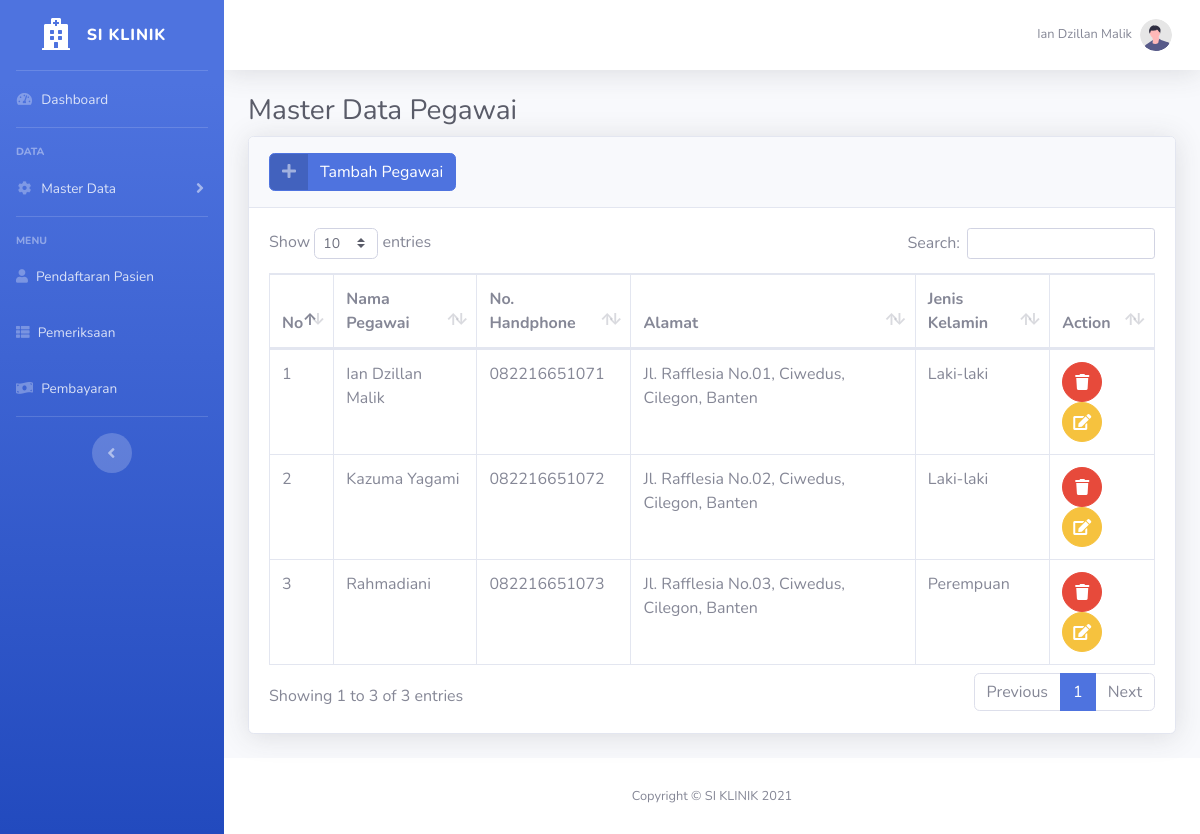
/pegawai/index.php (signed in), run on the app's committed database.
### tables this page shows
CREATE TABLE `user` (
  `id` int(11) NOT NULL,
  `id_pegawai` int(11) NOT NULL,
  `username` varchar(255) NOT NULL,
  `password` varchar(255) NOT NULL,
  `level` varchar(255) NOT NULL
);

CREATE TABLE `pegawai` (
  `id` int(11) NOT NULL,
  `nama_pegawai` varchar(255) NOT NULL,
  `nohp` varchar(12) NOT NULL,
  `alamat` varchar(255) NOT NULL,
  `jk` varchar(255) NOT NULL
);

### pegawai/function.php (called while the page is built, shortened)
<?php
require "../koneksi.php";
function select($query)
{
    global $conn;
    $sql = mysqli_query($conn, $query);
    $pegawais = [];
    while ($pegawai = mysqli_fetch_assoc($sql)) {
        $pegawais[] = $pegawai;
    }
    return $pegawais;
}

### pegawai/index.php (the view, shortened to what this page needs)
<?php
require "function.php";
$pegawai = $_SESSION["id_pegawai"];
$user = mysqli_query($conn, "SELECT * FROM user A LEFT JOIN pegawai B ON B.id = A.id_pegawai WHERE A.id_pegawai = '$pegawai'");
$user = mysqli_fetch_assoc($user);
$query = "SELECT * FROM pegawai";
$pegawais = select($query);
?>
<!DOCTYPE html>
<html lang="en">
<head>
    <link href="../assets/vendor/fontawesome-free/css/all.min.css" rel="stylesheet" type="text/css">
    <link href="../assets/css/sb-admin-2.min.css" rel="stylesheet">
    <link href="../assets/vendor/datatables/dataTables.bootstrap4.min.css" rel="stylesheet">
</head>
<body id="page-top">
    <div id="wrapper">
        <ul class="navbar-nav bg-gradient-primary sidebar sidebar-dark accordion" id="accordionSidebar">
            <a class="sidebar-brand d-flex align-items-center justify-content-center" href="../index.php">
                <div class="sidebar-brand-icon">
                    <i class="fas fa-hospital"></i>
                </div>
                <div class="sidebar-brand-text mx-3">SI KLINIK</div>
            </a>
            <hr class="sidebar-divider my-0">
            <li class="nav-item">
                <a class="nav-link" href="../index.php">
                    <i class="fas fa-fw fa-tachometer-alt"></i>
                    <span>Dashboard</span></a>
            </li>
            <hr class="sidebar-divider">
            <div class="sidebar-heading">
                Data
            </div>
            <li class="nav-item">
                <a class="nav-link collapsed" href="#" data-toggle="collapse" data-target="#collapseTwo" aria-expanded="true" aria-controls="collapseTwo">
                    <i class="fas fa-fw fa-cog"></i>
                    <span>Master Data</span>
                </a>
            </li>
            <hr class="sidebar-divider">
            <div class="sidebar-heading">
                Menu
            </div>
            <li class="nav-item">
                <a class="nav-link" href="../pendaftaran/index.php">
                    <i class="fas fa-user"></i>
                    <span>Pendaftaran Pasien</span>
                </a>
            </li>
            <li class="nav-item">
                <a class="nav-link" href="../pemeriksaan/index.php">
                    <i class="fas fa-th-list"></i>
                    <span>Pemeriksaan</span>
                </a>
            </li>
            <li class="nav-item">
                <a class="nav-link" href="../pembayaran/index.php">
                    <i class="fas fa-money-bill-wave"></i>
                    <span>Pembayaran</span>
                </a>
            </li>
            <hr class="sidebar-divider d-none d-md-block">
            <div class="text-center d-none d-md-inline">
                <button class="rounded-circle border-0" id="sidebarToggle"></button>
            </div>
        </ul>
        <div id="content-wrapper" class="d-flex flex-column">
            <div id="content">
                <nav class="navbar navbar-expand navbar-light bg-white topbar mb-4 static-top shadow">
                    <ul class="navbar-nav ml-auto">
                        <li class="nav-item dropdown no-arrow">
                            <a class="nav-link dropdown-toggle" href="#" id="userDropdown" role="button" data-toggle="dropdown" aria-haspopup="true" aria-expanded="false">
                                <span class="mr-2 d-none d-lg-inline text-gray-600 small"><?= $user["nama_pegawai"]; ?></span>
                                <img class="img-profile rounded-circle" src="../assets/img/undraw_profile.svg">
                            </a>
                        </li>
                    </ul>
                </nav>
                <div class="container-fluid">
                    <h1 class="h3 mb-2 text-gray-800">Master Data Pegawai</h1>
                    <div class="card shadow mb-4">
                        <div class="card-header py-3">
                            <a href="../pegawai/add.php" class="btn btn-primary btn-icon-split">
                                <span class="icon text-white-50">
                                    <i class="fas fa-plus"></i>
                                </span>
                                <span class="text">Tambah Pegawai</span>
                            </a>
                        </div>
                        <div class="card-body">
                            <div class="table-responsive">
                                <table class="table table-bordered" id="dataTable" width="100%" cellspacing="0">
                                    <thead>
                                        <tr>
                                            <th>No</th>
                                            <th>Nama Pegawai</th>
                                            <th>No. Handphone</th>
                                            <th>Alamat</th>
                                            <th>Jenis Kelamin</th>
                                            <th>Action</th>
                                        </tr>
                                    </thead>
                                    <tbody>
                                        <?php $i = 1 ?>
                                        <?php foreach ($pegawais as $row) : ?>
                                            <tr>
                                                <td><?= $i++; ?></td>
                                                <td><?= $row['nama_pegawai']; ?></td>
                                                <td><?= $row['nohp']; ?></td>
                                                <td><?= $row['alamat']; ?></td>
                                                <td>
                                                    <?php if ($row["jk"] === "L") : ?>
                                                        Laki-laki
                                                    <?php else : ?>
                                                        Perempuan
                                                    <?php endif; ?>
                                                </td>
                                                <td>
                                                    <a href="#" class="btn btn-danger btn-circle" data-toggle="modal" data-target="#hapusModal<?= $row["id"]; ?>">
                                                        <i class="fas fa-trash"></i>
                                                    </a>
                                                    <a href="../pegawai/edit.php?id=<?= $row["id"]; ?>" class="btn btn-warning btn-circle">
                                                        <i class="fas fa-edit"></i>
                                                    </a>
                                                </td>
                                            </tr>
                                        <?php endforeach; ?>
                                    </tbody>
                                </table>
                            </div>
                        </div>
                    </div>
                </div>
            </div>
            <footer class="sticky-footer bg-white">
                <div class="container my-auto">
                    <div class="copyright text-center my-auto">
                        <span>Copyright &copy; SI KLINIK <?= date("Y") ?></span>
                    </div>
                </div>
            </footer>
        </div>
    </div>
</body>
</html>

### data on the page
user: id_pegawai.nama_pegawai "Ian Dzillan Malik"
pegawai: nama_pegawai "Ian Dzillan Malik", nohp "082216651071", alamat "Jl. Rafflesia No.01, Ciwedus, Cilegon, Banten", jk "Laki-laki"
pegawai: nama_pegawai "Kazuma Yagami", nohp "082216651072", alamat "Jl. Rafflesia No.02, Ciwedus, Cilegon, Banten", jk "Laki-laki"
pegawai: nama_pegawai "Rahmadiani", nohp "082216651073", alamat "Jl. Rafflesia No.03, Ciwedus, Cilegon, Banten", jk "Perempuan"
